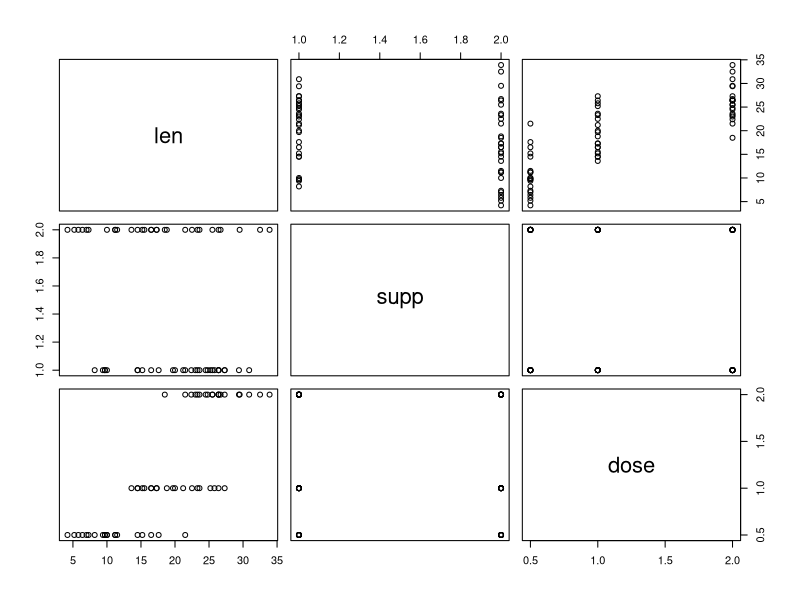

Reproduce this figure in R.
## ---- chunk 1
knitr::opts_chunk$set(echo = FALSE)
## ---- chunk 2
data("ToothGrowth")
summary(ToothGrowth)
## ---- chunk 3
plot(ToothGrowth)
